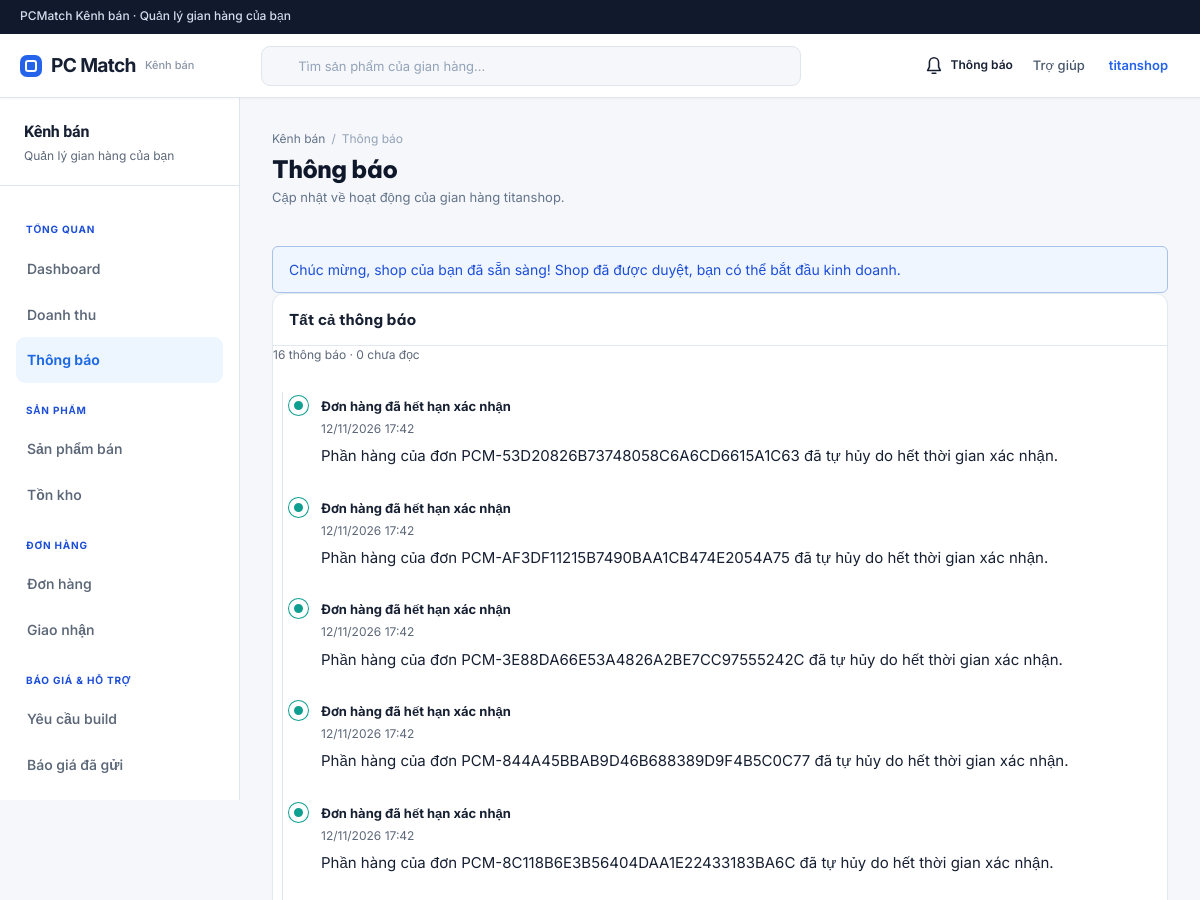
Page /shop/notifications/ (signed in, upper part) on the earlier database version.
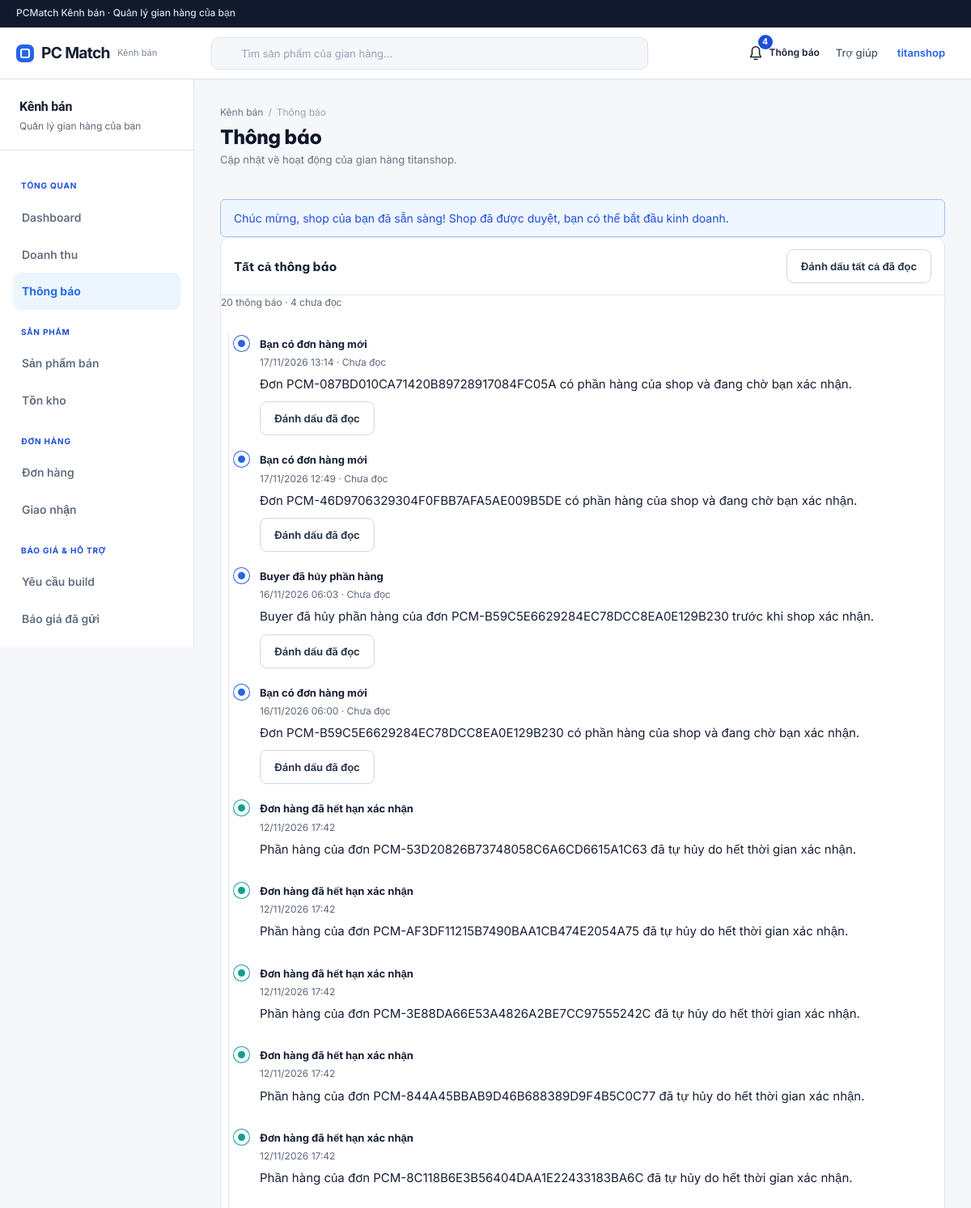
Same page on the later database version.
### notifications/models.py (models this page shows, shortened)
class Notification(models.Model):
    notification_id = models.BigAutoField(primary_key=True)
    user = models.ForeignKey(settings.AUTH_USER_MODEL, on_delete=models.CASCADE, related_name='notifications')
    title = models.CharField(max_length=255)
    message = models.TextField()
    type = models.CharField(max_length=50, blank=True)
    is_read = models.BooleanField(default=False)
    created_at = models.DateTimeField(auto_now_add=True)

### shops/views.py (the view, shortened to what this page needs)
# urls.py: path('shop/notifications/', shop_views.shop_notifications, name='shop_notifications'),
@require_http_methods(['GET', 'POST'])
@shop_required
def shop_notifications(request):
    shop = _owned_shop(request.user)
    if shop is None or shop.status != 'ACTIVE':
        return redirect('shop_dashboard')
    notifications = request.user.notifications.order_by('-created_at', '-pk')
    notification_page = Paginator(notifications, 20).get_page(request.GET.get('page'))
    return render(request, 'shop/notifications.html', {
        'page_name': 'notifications',
        'page_section': 'shop',
        'page_title': 'Thông báo',
        'shop': shop,
        'notifications': notification_page,
        'notifications_page': notification_page,
        'notification_total': notifications.count(),
        'unread_notification_count': notifications.filter(is_read=False).count(),
        'filter_query': '',
    })

### PCMatch/pages.py (called while the page is built)
def route_name(section, page):
    return f'{section}_{page.replace("-", "_")}'

### products/comparison.py (called while the page is built)
def parse_product_ids(values):
    ids = []
    for value in ','.join(str(value) for value in values[:4])[:100].split(','):
        if value.isascii() and value.isdigit() and len(value) <= 18:
            product_id = int(value)
            if product_id not in ids:
                ids.append(product_id)
        if len(ids) == 4:
            break
    return ids

def comparison_products(ids):
    found = {
        product.pk: product for product in Product.objects.filter(pk__in=ids)
        .select_related('category', 'brand', 'shop').prefetch_related('specifications')
    }
    return [found[product_id] for product_id in ids if product_id in found]

def session_products(request):
    return comparison_products(parse_product_ids(request.session.get(SESSION_KEY, [])))

### shops/views.py (called while the page is built)
def _owned_shop(user):
    return Shop.objects.filter(owner=user).order_by('pk').first()

### users/views.py (called while the page is built)
def _is_live_account(user):
    return (
            user.is_authenticated
            and user.is_active
            and getattr(user, 'status', 'ACTIVE') == 'ACTIVE'
    )

### templates/shop/notifications.html (shortened to what this page needs)
{% extends 'includes/shop/base.html' %}
{% block content %}
    <section class="sa-page-heading">
        <div>
            <div class="sa-breadcrumbs">
                <a href="{% url 'shop_dashboard' %}">
                    Kênh bán
                </a>
                <span>
                    /
                </span>
                <span>
                    Thông báo
                </span>
            </div>
            <h1>
                Thông báo
            </h1>
            <p>
                Cập nhật về hoạt động của gian hàng {{ shop.shop_name }}.
            </p>
        </div>
    </section>
    {% if shop.status == 'ACTIVE' %}
    <div class="message message--info" role="status">
        Chúc mừng, shop của bạn đã sẵn sàng! Shop đã được duyệt, bạn có thể bắt đầu kinh doanh.
    </div>
    {% endif %}
    <section class="sa-table-card">
        <div class="sa-table-toolbar">
            <h2>
                Tất cả thông báo
            </h2>
            {% if unread_notification_count %}
            <form method="post">
                <button class="btn btn--secondary" type="submit">Đánh dấu tất cả đã đọc</button>
            </form>
            {% endif %}
        </div>
        <p class="sa-notification-count">{{ notification_total }} thông báo · {{ unread_notification_count }} chưa đọc</p>
        <ol class="timeline sa-notification-timeline">
            {% for note in notifications %}
            <li class="timeline__item{% if note.is_read %} is-done{% else %} is-current{% endif %}">
                <span class="timeline__dot" aria-hidden="true"></span>
                <div class="timeline__content">
                    <strong>{{ note.title }}</strong>
                    <small>{{ note.created_at|date:"d/m/Y H:i" }}{% if not note.is_read %} · Chưa đọc{% endif %}</small>
                    <p>{{ note.message }}</p>
                    {% if not note.is_read %}
                    <form method="post">
                        <button class="btn btn--secondary" type="submit">Đánh dấu đã đọc</button>
                    </form>
                    {% endif %}
                </div>
            </li>
            {% empty %}
            <li class="sa-notification-empty">Chưa có thông báo nào.</li>
            {% endfor %}
        </ol>
    </section>
{% endblock %}

### templates/includes/shop/header.html (shortened to what this page needs)
<header class="sa-topbar" id="shop-topbar">
    <a class="sa-logo" href="{% url 'home' %}">
        <i class="sa-logo__mark">
        </i>
        <span>
            PC Match
        </span>
        <em>
            Kênh bán
        </em>
    </a>
    <form class="sa-search" method="get" action="{% url 'shop_offers' %}">
        <input id="shop-search" name="q" value="{{ q }}" placeholder="Tìm sản phẩm của gian hàng...">
    </form>
    {% if request.user.is_authenticated %}
        <div class="sa-topbar__right">
            <div class="sa-notification">
                <a href="{% url 'shop_notifications' %}"
                   aria-label="Thông báo{% if notification_count %}, {{ notification_count }} chưa đọc{% endif %}">
                    <svg width="22" height="22" viewBox="0 0 24 24" fill="none" stroke="currentColor" stroke-width="1.7"
                         stroke-linecap="round" stroke-linejoin="round" aria-hidden="true">
                        <path d="M5 17h14l-2-4V8a5 5 0 0 0-10 0v5l-2 4Zm5 3h4"/>
                    </svg>
                    <span>Thông báo</span>
                    {% if notification_count %}<b>{% if notification_count > 99 %}99+{% else %}
                        {{ notification_count }}{% endif %}</b>{% endif %}
                </a>
            </div>
            <a class="sa-topbar-help" href="{% url 'buyer_help' %}">
                Trợ giúp
            </a>
            <details class="sa-user-dropdown" id="shop-user-dropdown">
                <summary class="sa-user-btn" id="shop-user-btn">
                    {{ shop.shop_name|default:request.user.full_name|default:request.user.username }}
                </summary>
            </details>
        </div>
    {% else %}
        <a class="btn btn--secondary" href="{% url 'auth_login' %}?next={{ request.get_full_path|urlencode }}">
            Đăng nhập
        </a>
    {% endif %}
</header>

Differences in the rows shown:
added Notification: title "Bạn có đơn hàng mới", created_at "17/11/2026 13:14", is_read "· Chưa đọc", message "Đơn PCM-087BD010CA71420B89728917084FC05A có phần hàng của shop và đang chờ bạn xác nhận."
added Notification: title "Bạn có đơn hàng mới", created_at "17/11/2026 12:49", is_read "· Chưa đọc", message "Đơn PCM-46D9706329304F0FBB7AFA5AE009B5DE có phần hàng của shop và đang chờ bạn xác nhận."
added Notification: title "Buyer đã hủy phần hàng", created_at "16/11/2026 06:03", is_read "· Chưa đọc", message "Buyer đã hủy phần hàng của đơn PCM-B59C5E6629284EC78DCC8EA0E129B230 trước khi shop xác nhận."
added Notification: title "Bạn có đơn hàng mới", created_at "16/11/2026 06:00", is_read "· Chưa đọc", message "Đơn PCM-B59C5E6629284EC78DCC8EA0E129B230 có phần hàng của shop và đang chờ bạn xác nhận."
Other differences:
{{ notification_count }}: (not shown) → "4"
{{ notification_total }}: "16" → "20"
{{ unread_notification_count }}: "0" → "4"
text now shown: "Đánh dấu tất cả đã đọc"
